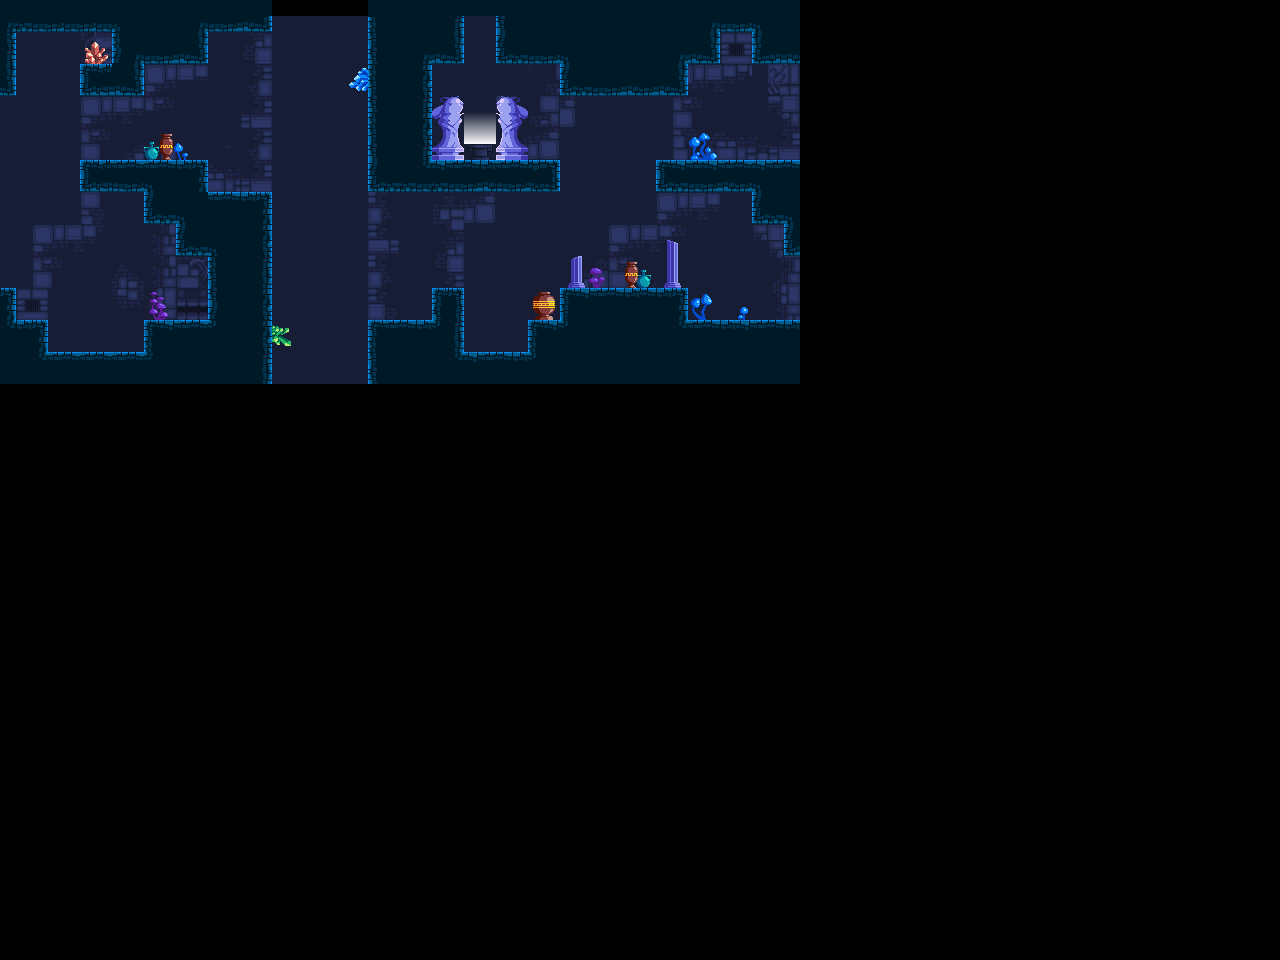

A level layout from a 2D game, rendered from its tile map. Below: a short description, then the map file with tile-grid data replaced by summaries:
An orthogonal 80x60 tile map with 16x16 px tiles, 5 tile layers (Background, collisions, Decor, Shrooms, ...), 8 tilesets.

<map version="1.10" tiledversion="1.12.2" orientation="orthogonal" renderorder="right-down" width="80" height="60" tilewidth="16" tileheight="16" infinite="0" nextlayerid="6" nextobjectid="1">
 <tileset firstgid="1" source="map_wall.tsx" />
 <tileset firstgid="113" source="ground.tsx" />
 <tileset firstgid="293" source="map_misc.tsx" />
 <tileset firstgid="341" source="column.tsx" />
 <tileset firstgid="343" source="map_shrooms.tsx" />
 <tileset firstgid="391" source="map_grass.tsx" />
 <tileset firstgid="439" source="map_columns.tsx" />
 <tileset firstgid="463" source="coin_light.tsx" />
 <layer id="1" name="Background" width="80" height="60">
  <data>[4800 cells, 1150 non-empty, 79 distinct tile ids]</data>
 </layer>
 <layer id="2" name="collisions" width="80" height="60">
  <data>[4800 cells, 484 non-empty, 72 distinct tile ids]</data>
 </layer>
 <layer id="3" name="Decor" width="80" height="60">
  <data>[4800 cells, 52 non-empty, 44 distinct tile ids]</data>
 </layer>
 <layer id="4" name="Shrooms" width="80" height="60">
  <data>[4800 cells, 21 non-empty, 21 distinct tile ids]</data>
 </layer>
 <layer id="5" name="Grass" width="80" height="60">
  <data>[4800 cells, 6 non-empty, 3 distinct tile ids]</data>
 </layer>
</map>
